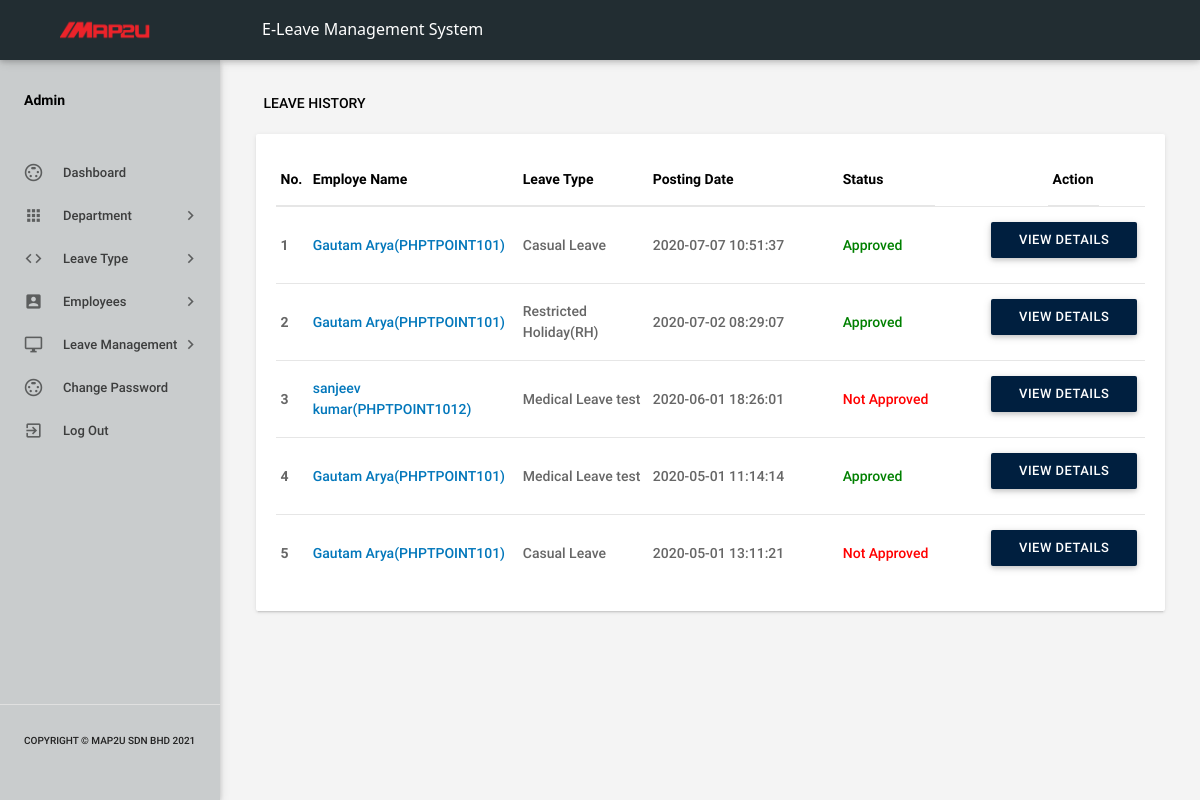
The page /admin/leaves.php (signed in) on the database as committed earlier.
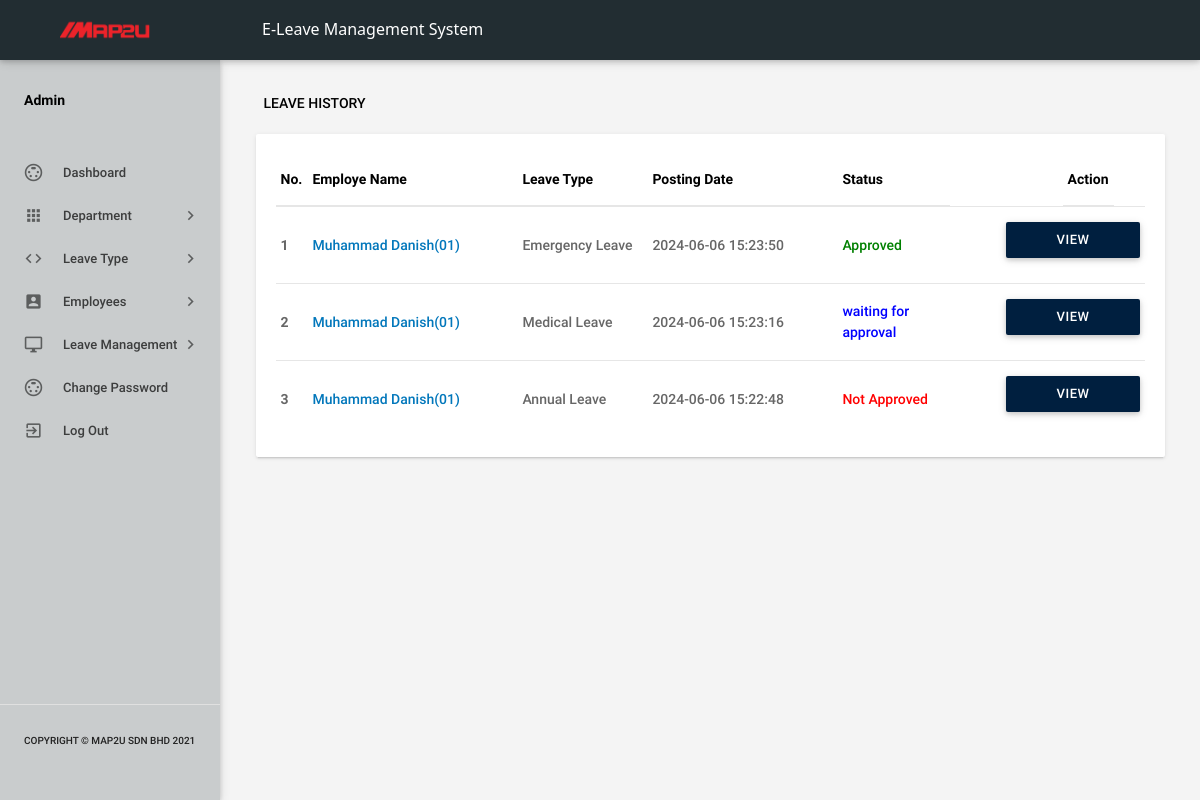
The same page on the database as committed later.
### tables this page shows
CREATE TABLE `tblleaves` (
  `id` int NOT NULL,
  `LeaveType` varchar(110) NOT NULL,
  `ToDate` varchar(120) NOT NULL,
  `FromDate` varchar(120) NOT NULL,
  `Description` mediumtext NOT NULL,
  `PostingDate` timestamp NOT NULL DEFAULT CURRENT_TIMESTAMP,
  `AdminRemark` mediumtext,
  `AdminRemarkDate` varchar(120) DEFAULT NULL,
  `Status` int NOT NULL,
  `IsRead` int NOT NULL,
  `empid` int DEFAULT NULL
);

CREATE TABLE `tblemployees` (
  `id` int NOT NULL,
  `EmpId` varchar(100) NOT NULL,
  `FirstName` varchar(150) NOT NULL,
  `LastName` varchar(150) NOT NULL,
  `EmailId` varchar(200) NOT NULL,
  `Password` varchar(180) NOT NULL,
  `Gender` varchar(100) NOT NULL,
  `Dob` varchar(100) NOT NULL,
  `Department` varchar(255) NOT NULL,
  `Address` varchar(255) NOT NULL,
  `City` varchar(200) NOT NULL,
  `Country` varchar(150) NOT NULL,
  `Phonenumber` char(11) NOT NULL,
  `Status` int NOT NULL,
  `RegDate` timestamp NOT NULL DEFAULT CURRENT_TIMESTAMP
);

### admin/leaves.php (the view, shortened to what this page needs)
<?php
include('includes/config.php');
if(strlen($_SESSION['alogin'])==0)
    {
header('location:index.php');
}
else{
 ?>
<!DOCTYPE html>
<html lang="en">
    <head>
        <link type="text/css" rel="stylesheet" href="../assets/plugins/materialize/css/materialize.min.css"/>
        <link type="text/css" rel="stylesheet" href="../assets/plugins/materialize/css/materialize.css"/>
        <link href="../assets/plugins/material-preloader/css/materialPreloader.min.css" rel="stylesheet">
        <link href="../assets/plugins/datatables/css/jquery.dataTables.min.css" rel="stylesheet">
                <link href="../assets/plugins/google-code-prettify/prettify.css" rel="stylesheet" type="text/css"/>
        <link href="../assets/css/alpha.min.css" rel="stylesheet" type="text/css"/>
        <link href="../assets/css/custom.css" rel="stylesheet" type="text/css"/>
        <link href="../assets/css/style.css" rel="stylesheet" type="text/css"/>
    </head>
    <body>
       <?php include('includes/header.php');?>
       <?php include('includes/sidebar.php');?>
            <main class="mn-inner">
                <div class="row">
                    <div class="col s12">
                        <div class="page-title" style="color: black;">Leave History</div>
                    </div>
                    <div class="col s12 m12 l12">
                        <div class="card">
                            <div class="card-content">
                                <table id="example" class="display responsive-table ">
                                    <thead>
                                        <tr>
                                            <th style="color: black;">No.</th>
                                            <th style="color: black;" width="200">Employe Name</th>
                                            <th style="color: black;" width="120">Leave Type</th>
                                             <th style="color: black;" width="180">Posting Date</th>
                                            <th style="color: black;">Status</th>
                                            <th style="color: black; position:relative; right:-113px;">Action</th>
                                        </tr>
                                    </thead>
                                    <tbody>
<?php $sql = "SELECT tblleaves.id as lid,tblemployees.FirstName,tblemployees.LastName,tblemployees.EmpId,tblemployees.id,tblleaves.LeaveType,tblleaves.PostingDate,tblleaves.Status from tblleaves join tblemployees on tblleaves.empid=tblemployees.id order by lid desc";
$query = $dbh -> prepare($sql);
$query->execute();
$results=$query->fetchAll(PDO::FETCH_OBJ);
$cnt=1;
if($query->rowCount() > 0)
{
foreach($results as $result)
{
      ?>
                                        <tr>
                                            <td> <b><?php echo htmlentities($cnt);?></b></td>
                                              <td><a href="editemployee.php?empid=<?php echo htmlentities($result->id);?>" target="_blank"><?php echo htmlentities($result->FirstName." ".$result->LastName);?>(<?php echo htmlentities($result->EmpId);?>)</a></td>
                                            <td><?php echo htmlentities($result->LeaveType);?></td>
                                            <td><?php echo htmlentities($result->PostingDate);?></td>
<td><?php $stats=$result->Status;
if($stats==1){
                                             ?>
                                                 <span style="color: green">Approved</span>
                                                 <?php } if($stats==2)  { ?>
                                                <span style="color: red">Not Approved</span>
                                                 <?php } if($stats==0)  { ?>
 <span style="color: blue">waiting for approval</span>
 <?php } ?>
                                             </td>
          <td>
           <td><a href="leave-details.php?leaveid=<?php echo htmlentities($result->lid);?>" class="waves-effect waves-light btn blue m-b-xs"  > View Details</a></td>
                                    </tr>
                                         <?php $cnt++;} }?>
                                    </tbody>
                                </table>
                            </div>
                        </div>
                    </div>
                </div>
            </main>
        </div>
        <div class="left-sidebar-hover"></div>
    </body>
</html>
<?php } ?>

Rows that differ between the two databases and show on the page:
removed tblleaves: tblemployees.FirstName+LastName "Gautam Arya", tblemployees.EmpId "PHPTPOINT101", LeaveType "Casual Leave", PostingDate "2020-07-07 10:51:37", Status "Approved"
removed tblleaves: tblemployees.FirstName+LastName "Gautam Arya", tblemployees.EmpId "PHPTPOINT101", LeaveType "Restricted Holiday(RH)", PostingDate "2020-07-02 08:29:07", Status "Approved"
removed tblleaves: tblemployees.FirstName+LastName "sanjeev kumar", tblemployees.EmpId "PHPTPOINT1012", LeaveType "Medical Leave test", PostingDate "2020-06-01 18:26:01", Status "Not Approved"
removed tblleaves: tblemployees.FirstName+LastName "Gautam Arya", tblemployees.EmpId "PHPTPOINT101", LeaveType "Medical Leave test", PostingDate "2020-05-01 11:14:14", Status "Approved"
removed tblleaves: tblemployees.FirstName+LastName "Gautam Arya", tblemployees.EmpId "PHPTPOINT101", LeaveType "Casual Leave", PostingDate "2020-05-01 13:11:21", Status "Not Approved"
added tblleaves: tblemployees.FirstName+LastName "Muhammad Danish", tblemployees.EmpId "01", LeaveType "Emergency Leave", PostingDate "2024-06-06 15:23:50", Status "Approved"
added tblleaves: tblemployees.FirstName+LastName "Muhammad Danish", tblemployees.EmpId "01", LeaveType "Medical Leave", PostingDate "2024-06-06 15:23:16", Status "waiting for approval"
added tblleaves: tblemployees.FirstName+LastName "Muhammad Danish", tblemployees.EmpId "01", LeaveType "Annual Leave", PostingDate "2024-06-06 15:22:48", Status "Not Approved"
